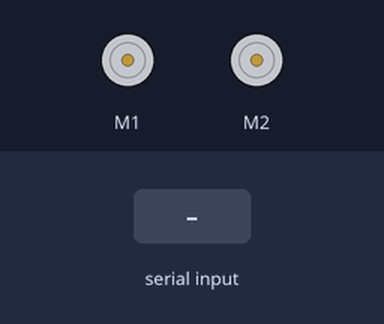
This sketch was run on a simulated Arduino Uno, built with avr-gcc and run on an emulated ATmega328P. Parts: 2 × DC motor (green arrow = forward, orange = backward, longer = faster). The test bench sets the inputs (shaded band).

Above: at 1.2 s.
1.3 s: "30,150\n" received over Serial
At 1.7 s:
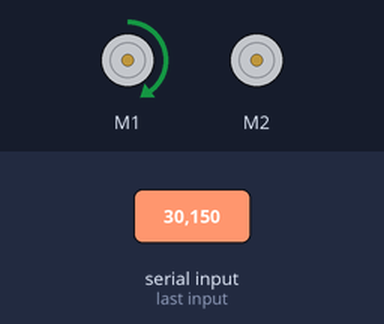
At 2.2 s:
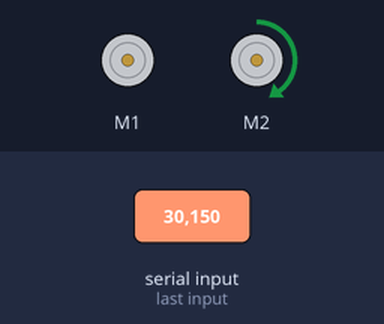
Timing chart, 0 to 10.3 s (numbered marks = the images above; inputs shaded):
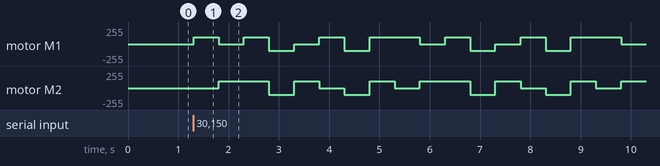

The sketch:

pigS.ino
```cpp
#include <Adafruit_MotorShield.h>

Adafruit_MotorShield AFMS = Adafruit_MotorShield();
Adafruit_DCMotor *left_m = AFMS.getMotor(1);
Adafruit_DCMotor *right_m = AFMS.getMotor(2);

int speed_a = 100;
int speed_b = 100;
int turn = 800;

int sensor = 12;

void forward(int t)
{
  left_m->setSpeed(speed_a);
  right_m->setSpeed(speed_a);
  left_m->run(FORWARD);
  right_m->run(FORWARD);
  delay(t);
}

void backward(int t)
{
  left_m->setSpeed(speed_a);
  right_m->setSpeed(speed_a);
  left_m->run(BACKWARD);
  right_m->run(BACKWARD);
  delay(t);
}

void right(int t)
{
  left_m->setSpeed(speed_b);
  right_m->setSpeed(speed_b);
  left_m->run(FORWARD);
  right_m->run(RELEASE);
  delay(t);
}

void left(int t)
{
  left_m->setSpeed(speed_b);
  right_m->setSpeed(speed_b);
  left_m->run(RELEASE);
  right_m->run(FORWARD);
  delay(t);
}

void brake()
{
  left_m->run(RELEASE);
  right_m->run(RELEASE);
}

void house()
{
  forward(1000);
  right(turn);
  forward(1000);
  right(turn);
  forward(1000);
  left(turn);
}

void dance(int a)
{
  for (int i = 0; i < a; i++)
  {
    right(500);
    left(500);
    forward(500);
    backward(500);

    left(500);
    right(500);
    backward(500);
    forward(500);

  }
  brake();
}

void avoid()
{
  left(turn);
  forward(1000);
  right(turn);
  forward(1000);
  right(turn);
  forward(1000);
  left(turn);
}

void setup() {
  Serial.begin(9600);
  AFMS.begin();
  pinMode(sensor, INPUT);
  brake();
}

int state = 0;

void loop() {
  switch (Serial.parseInt())
  {
    case 1:
      forward(0);
      break;

    case 2:
      backward(0);
      break;

    case 3:
      right(0);
      break;

    case 4:
      left(0);
      break;

    case 10:
      house();
      break;

    case 20:
      avoid();
      break;

    case 30:
      dance(5);
      break;

    default:
      break;
  }
}
```
